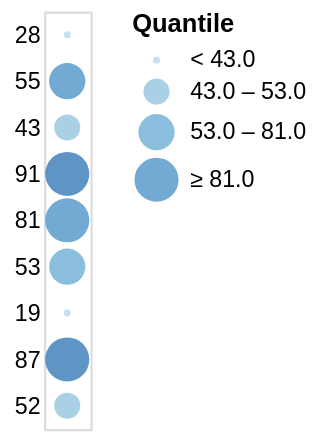

The specification (Vega-Lite) saved for this image:
### Vega specification from a JSON file in a GitHub repository (floating-point values rounded to 4 significant figures)
{"$schema": "https://vega.github.io/schema/vega/v5.json", "background": "white", "padding": 5, "width": 20, "style": "cell", "data": [{"name": "source_0", "values": [{"a": "A", "b": 28}, {"a": "B", "b": 55}, {"a": "C", "b": 43}, {"a": "D", "b": 91}, {"a": "E", "b": 81}, {"a": "F", "b": 53}, {"a": "G", "b": 19}, {"a": "H", "b": 87}, {"a": "I", "b": 52}]}, {"name": "data_0", "source": "source_0", "transform": [{"type": "filter", "expr": "isValid(datum[\"b\"]) && isFinite(+datum[\"b\"])"}]}], "signals": [{"name": "y_step", "value": 20}, {"name": "height", "update": "bandspace(domain('y').length, 1, 0.5) * y_step"}], "marks": [{"name": "marks", "type": "symbol", "style": ["circle"], "from": {"data": "data_0"}, "encode": {"update": {"opacity": {"value": 0.7}, "fill": {"scale": "color", "field": "b"}, "ariaRoleDescription": {"value": "circle"}, "description": {"signal": "\"b: \" + (isValid(datum[\"b\"]) ? datum[\"b\"] : \"\"+datum[\"b\"])"}, "x": {"signal": "width", "mult": 0.5}, "y": {"scale": "y", "field": "b"}, "size": {"scale": "size", "field": "b"}, "shape": {"value": "circle"}}}}], "scales": [{"name": "y", "type": "point", "domain": {"data": "data_0", "field": "b"}, "range": {"step": {"signal": "y_step"}}, "padding": 0.5}, {"name": "color", "type": "quantile", "domain": {"data": "data_0", "field": "b"}, "range": "ramp", "interpolate": "hcl"}, {"name": "size", "type": "quantile", "domain": {"data": "data_0", "field": "b"}, "range": {"signal": "sequence(9, 361 + (361 - 9) / (4 - 1), (361 - 9) / (4 - 1))"}}], "axes": [{"scale": "y", "orient": "left", "grid": false, "domain": false, "ticks": false, "zindex": 0}], "legends": [{"title": "Quantile", "fill": "color", "labelOverlap": "greedy", "symbolType": "circle", "encode": {"symbols": {"update": {"opacity": {"value": 0.7}}}}, "size": "size"}], "config": {"normalizedNumberFormat": ".2%"}}
